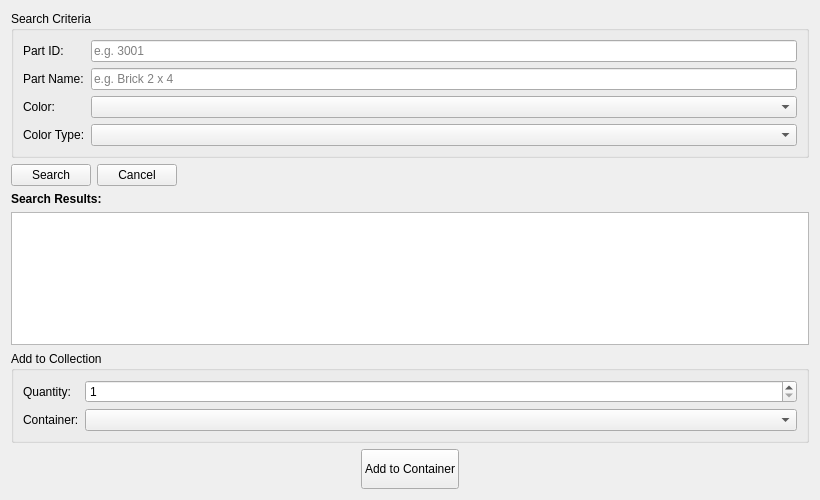
<?xml version="1.0" encoding="UTF-8"?>
<ui version="4.0">
 <class>AddManualWidget</class>
 <widget class="QWidget" name="AddManualWidget">
  <property name="geometry">
   <rect>
    <x>0</x>
    <y>0</y>
    <width>820</width>
    <height>500</height>
   </rect>
  </property>
  <property name="windowTitle">
   <string>Form</string>
  </property>
  <layout class="QVBoxLayout" name="verticalLayout">
   <item>
    <layout class="QVBoxLayout" name="main_layout">
     <item>
      <widget class="QGroupBox" name="search_group">
       <property name="title">
        <string>Search Criteria</string>
       </property>
       <layout class="QGridLayout" name="gridLayout">
        <item row="0" column="0">
         <layout class="QFormLayout" name="formLayout">
          <item row="0" column="0">
           <widget class="QLabel" name="search_part_id_label">
            <property name="text">
             <string>Part ID:</string>
            </property>
           </widget>
          </item>
          <item row="0" column="1">
           <widget class="QLineEdit" name="search_part_id_edit">
            <property name="placeholderText">
             <string>e.g. 3001</string>
            </property>
           </widget>
          </item>
          <item row="1" column="0">
           <widget class="QLabel" name="search_part_name_label">
            <property name="text">
             <string>Part Name:</string>
            </property>
           </widget>
          </item>
          <item row="1" column="1">
           <widget class="QLineEdit" name="search_part_name_edit">
            <property name="placeholderText">
             <string>e.g. Brick 2 x 4</string>
            </property>
           </widget>
          </item>
          <item row="2" column="0">
           <widget class="QLabel" name="search_color_label">
            <property name="sizePolicy">
             <sizepolicy hsizetype="Preferred" vsizetype="Preferred">
              <horstretch>0</horstretch>
              <verstretch>0</verstretch>
             </sizepolicy>
            </property>
            <property name="text">
             <string>Color:</string>
            </property>
           </widget>
          </item>
          <item row="2" column="1">
           <widget class="QComboBox" name="search_color_combo"/>
          </item>
          <item row="3" column="0">
           <widget class="QLabel" name="search_color_type_label">
            <property name="text">
             <string>Color Type:</string>
            </property>
           </widget>
          </item>
          <item row="3" column="1">
           <widget class="QComboBox" name="search_color_type_combo"/>
          </item>
         </layout>
        </item>
       </layout>
      </widget>
     </item>
     <item>
      <layout class="QHBoxLayout" name="buttons_layout">
       <item>
        <widget class="QPushButton" name="search_button">
         <property name="text">
          <string>Search</string>
         </property>
        </widget>
       </item>
       <item>
        <widget class="QPushButton" name="search_clear_button">
         <property name="text">
          <string>Cancel</string>
         </property>
        </widget>
       </item>
       <item>
        <spacer name="horizontalSpacer_3">
         <property name="orientation">
          <enum>Qt::Orientation::Horizontal</enum>
         </property>
         <property name="sizeHint" stdset="0">
          <size>
           <width>40</width>
           <height>20</height>
          </size>
         </property>
        </spacer>
       </item>
      </layout>
     </item>
     <item>
      <widget class="QLabel" name="result_label">
       <property name="text">
        <string>&lt;b&gt;Search Results:&lt;/b&gt;</string>
       </property>
      </widget>
     </item>
     <item>
      <widget class="QTableWidget" name="search_results_table">
       <property name="iconSize">
        <size>
         <width>48</width>
         <height>48</height>
        </size>
       </property>
      </widget>
     </item>
     <item>
      <widget class="QGroupBox" name="add_group">
       <property name="title">
        <string>Add to Collection</string>
       </property>
       <layout class="QGridLayout" name="gridLayout_2">
        <item row="0" column="0">
         <layout class="QFormLayout" name="add_layout">
          <item row="0" column="0">
           <widget class="QLabel" name="search_qty_label">
            <property name="text">
             <string>Quantity:</string>
            </property>
           </widget>
          </item>
          <item row="0" column="1">
           <widget class="QSpinBox" name="search_qty_spinbox">
            <property name="minimum">
             <number>1</number>
            </property>
            <property name="maximum">
             <number>9999</number>
            </property>
           </widget>
          </item>
          <item row="1" column="0">
           <widget class="QLabel" name="searchContainetLabel">
            <property name="text">
             <string>Container:</string>
            </property>
           </widget>
          </item>
          <item row="1" column="1">
           <widget class="QComboBox" name="searchContainerComboBox"/>
          </item>
         </layout>
        </item>
       </layout>
      </widget>
     </item>
     <item>
      <layout class="QHBoxLayout" name="add_button_layout">
       <item>
        <spacer name="horizontalSpacer">
         <property name="orientation">
          <enum>Qt::Orientation::Horizontal</enum>
         </property>
         <property name="sizeHint" stdset="0">
          <size>
           <width>40</width>
           <height>20</height>
          </size>
         </property>
        </spacer>
       </item>
       <item>
        <widget class="QPushButton" name="search_add_button">
         <property name="minimumSize">
          <size>
           <width>0</width>
           <height>40</height>
          </size>
         </property>
         <property name="text">
          <string>Add to Container</string>
         </property>
        </widget>
       </item>
       <item>
        <spacer name="horizontalSpacer_2">
         <property name="orientation">
          <enum>Qt::Orientation::Horizontal</enum>
         </property>
         <property name="sizeHint" stdset="0">
          <size>
           <width>40</width>
           <height>20</height>
          </size>
         </property>
        </spacer>
       </item>
      </layout>
     </item>
    </layout>
   </item>
  </layout>
 </widget>
 <resources/>
 <connections/>
</ui>
